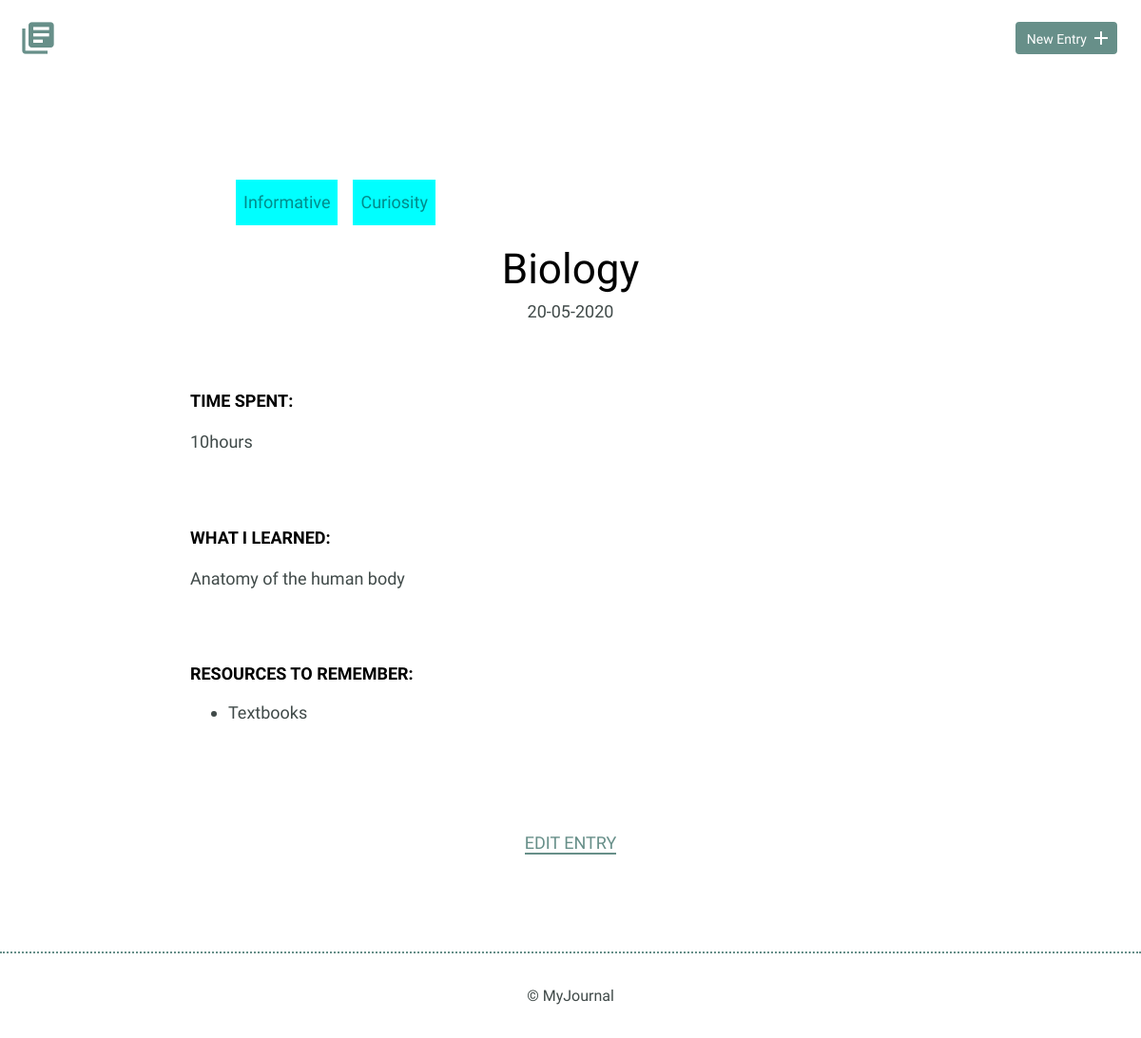
Page /detail.php?id=2 on the earlier database version.
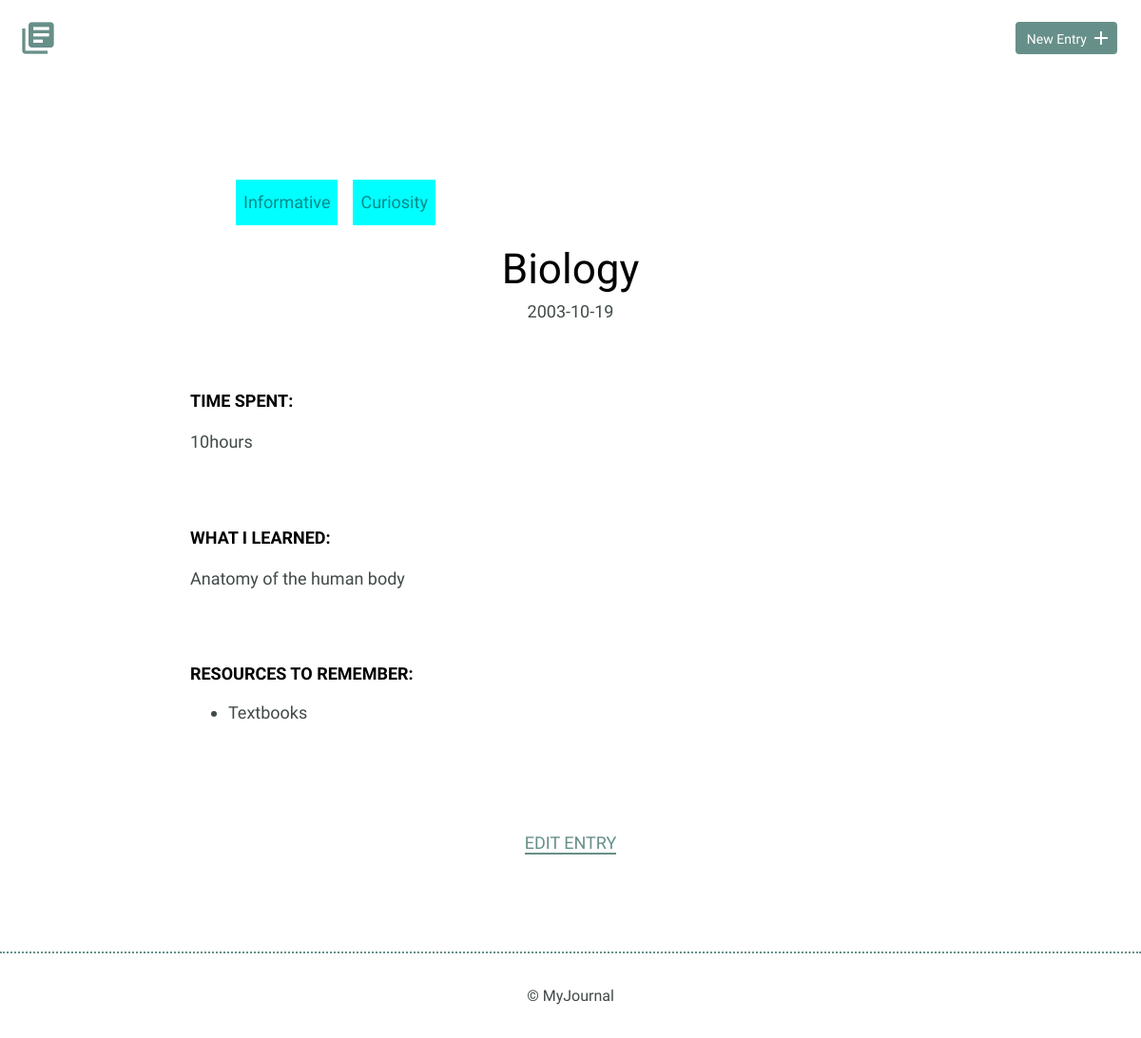
Same page on the later database version.
### tables this page shows
CREATE TABLE "entries" (
	"id"	INTEGER PRIMARY KEY AUTOINCREMENT,
	"title"	TEXT UNIQUE,
	"date"	TEXT,
	"time_spent"	TEXT,
	"learned"	TEXT,
	"resources"	TEXT,
	"tagId"	INT,
	CONSTRAINT "fk_column" FOREIGN KEY("tagId") REFERENCES "tags"("id")
);

### inc/connection.php (called while the page is built, shortened)
<?php
function getOne ($database,$id){
    $query=("SELECT * FROM entries WHERE id=:id");
    try{
    $result=$database->prepare($query);
    $result->execute(["id"=>$id]);
    return $result;
    }catch(Exception $e){
        echo $e->getMessage();
    }
}
function joinTag($db,$id){
    try{
    $query="SELECT entries_tags.entriesId,entries_tags.tagId,tags.name,tags.id FROM entries_tags JOIN  tags ON entries_tags.tagId=tags.id WHERE entries_tags.entriesId =:d";
    $res=$db->prepare($query);
    $res->execute(["d"=>$id]);
    return $res;
    }catch( Exception $e){
        echo $e->getMessage();
    }
}

### detail.php (the view, shortened to what this page needs)
<?php include 'inc/header.php'?>
<?php include 'inc/connection.php'?>
<?php
$res=null;
 if(isset($_GET["id"])){
    $identity=filter_var($_GET["id"], FILTER_SANITIZE_NUMBER_INT);
    $res=getOne($conn,$identity)->fetch();
    $entries=connect();
 }
 ?>
        <section>
            <div class="container">
                <div class="entry-list single">
                <ul>
                <?php
                 $answer=joinTag($entries,$res["id"])->fetchALL();
                 foreach($answer as $a){
                     echo "<li class=tags>".$a["name"]."<?li>";
                 }
                 ?>
                    </ul>
                    <article>
                        <h1><?php echo $res["title"]?></h1>
                        <time datetime="2016-01-31"><?php echo $res["date"]?></time>
                        <div class="entry">
                            <h3>Time Spent:</h3>
                            <p><?php echo $res["time_spent"]?></p>
                        </div>
                        <div class="entry">
                            <h3>What I Learned:</h3>
                            <p><?php  echo $res["learned"]?></p>
                        </div>
                        <div class="entry">
                            <h3>Resources to Remember:</h3>
                            <ul>
                                <?php
                                $resources=explode(",",$res["resources"]);
                                foreach($resources as $r){
                                echo  "<li>".$r."</li>";
                                }
                                    ?>
                            </ul>
                        </div>
                    </article>
                </div>
            </div>
            <div class="edit">
                <?php echo "<p><a href=edit.php?id=".$res["id"].">Edit Entry</a></p>";
                ?>
            </div>
        </section>
        <?php include 'inc/footer.php'?>
    </body>
</html>

Differences in the rows shown:
changed entries "Textbooks": date "20-05-2020" → "2003-10-19"
